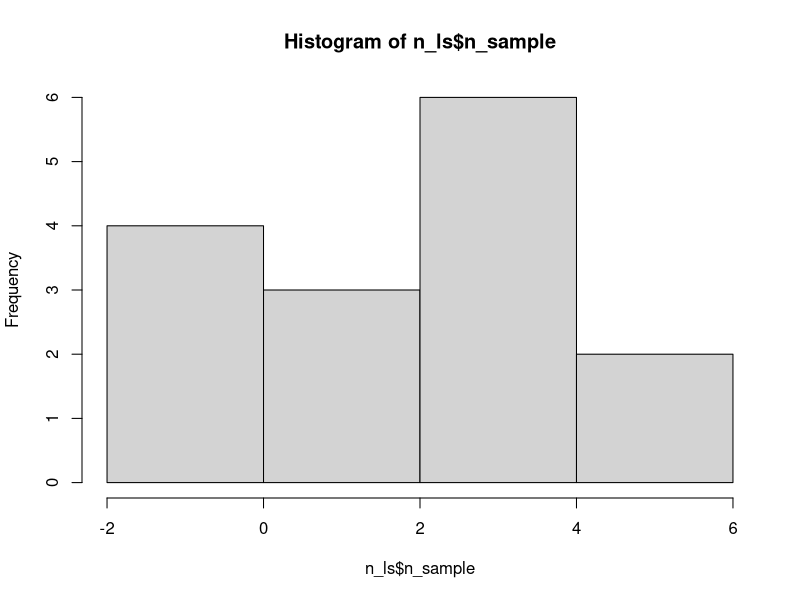
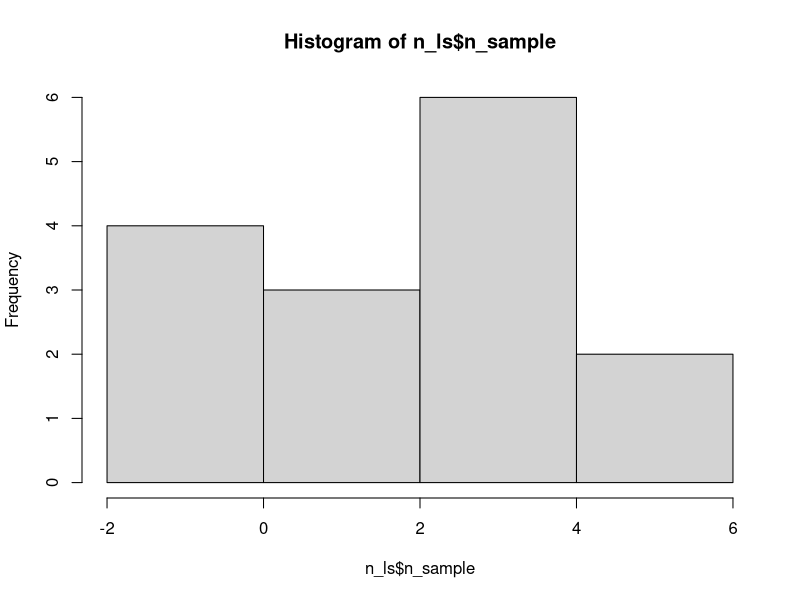
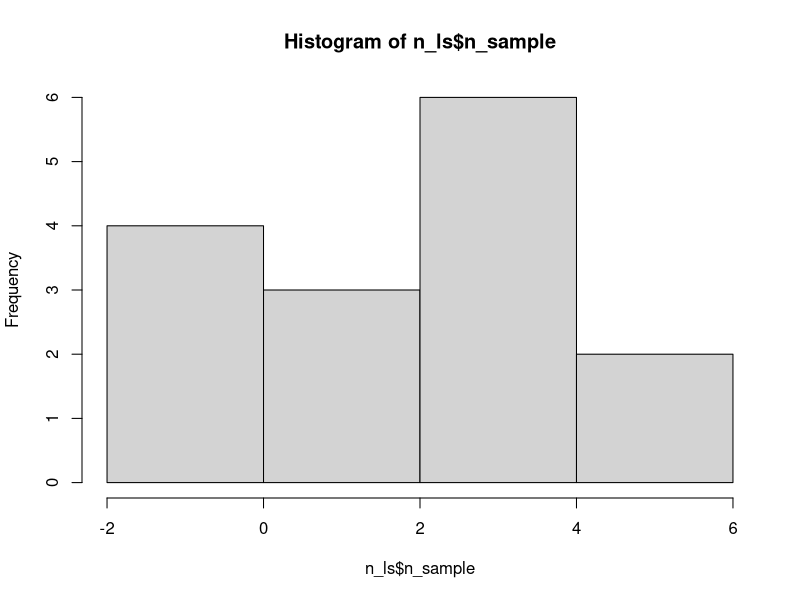

These figures' R source, in order:
## ---- chunk 1
knitr::opts_chunk$set(echo = TRUE)
## ---- chunk 2
# Create the list
x_ls <- list(a = 3L, b = "five")

# What is x_ls?
class(x_ls)
## ---- chunk 3
# Subset by name
x_ls["a"]

# What is returned by this?
class(x_ls["a"])


# Subset by position
x_ls[1]

# What is returned by this?
class(x_ls[1])
## ---- chunk 4
x_ls[1:2]

# What is returned by this?
class(x_ls[1:2])
## ---- chunk 5
# Subset by name
x_ls[["a"]]

# What is returned by this?
class(x_ls[["a"]])


# Subset by position
x_ls[[1]]

# What is returned by this?
class(x_ls[[1]])
## ---- chunk 6
x_ls$a

# What is returned by this?
class(x_ls$a)
## ---- chunk 7
n_ls <- list(
  DistributionName = "Normal",
  ParameterName = c(mean = 2, var = 5),
  n_sample = rnorm(15, 2, sqrt(5))
)

hist(n_ls$n_sample)

## ---- chunk 8
n_ls[1:2]
plot(hist(n_ls$n_sample))
## ---- chunk 9
summary(n_ls[[3]])
var(n_ls[[3]])
## ---- chunk 10
ttest_out <- t.test(
  x = n_ls$n_sample,
  alternative = "two.sided",
  mu = 2
)
names(ttest_out)
ttest_out$statistic
ttest_out$p.value
critVal <- qt(0.975, df = 15 - 1)
abs(ttest_out$statistic) > critVal
ttest_out$p.value < 0.05

# p-value
n_ls$pVal <- ttest_out$p.value

# test statistic
n_ls$testStat <- ttest_out$statistic

# critical value
n_ls$critVal <- critVal

# decision
n_ls$decision <- "Fail to Reject the Hypothesis that the True Mean Equals 2"

n_ls

